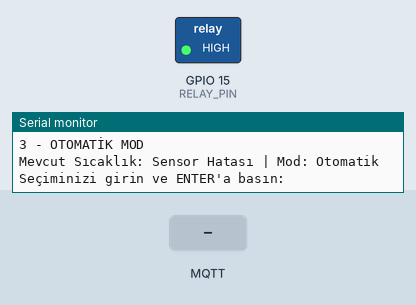
Recording of a sketch running on a simulated ESP32. Shown: switched loads named in the sketch (green lamp = pin HIGH), the last lines printed to the serial monitor. The inputs (shaded band) are chosen by the test bench. WiFi joins after 1.5 s; servers stay silent unless stated; no MQTT or app messages arrive unless stated.

Above: at 2.7 s.
2.8 s: MQTT message "1" arrives on the first subscribed topic
At 3.7 s:
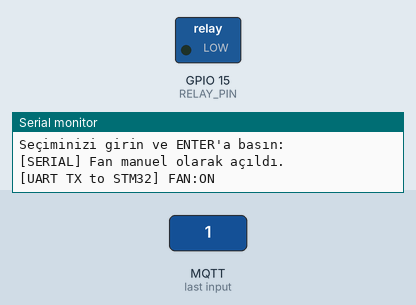
7.3 s: MQTT message "2" arrives on the first subscribed topic
At 8.5 s:
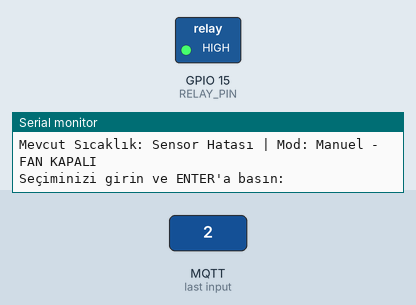
8.8 s: MQTT message "fan_on" arrives on the first subscribed topic
At 9.9 s:
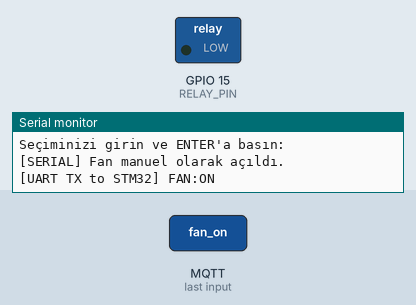
10.3 s: MQTT message "fan_off" arrives on the first subscribed topic
At 10.7 s:
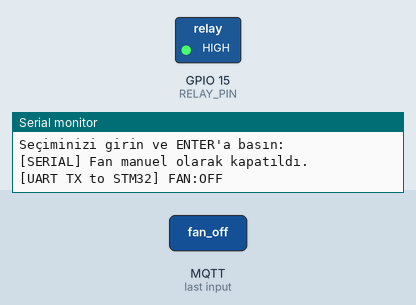
Timing chart, 0 to 12.8 s (numbered marks = the images above; inputs shaded):
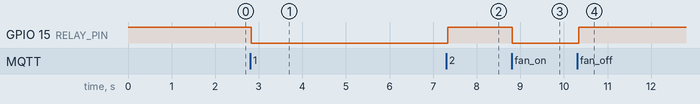

The sketch:

WebdenFanKontroluSTM.ino
```cpp
#include <WiFi.h>
#include <WiFiClientSecure.h>
#include <PubSubClient.h>

// --- Sabitler (Constants) ---
#define RELAY_PIN 15            // Fanın bağlı olduğu röle pini
#define TEMP_THRESHOLD 27.0     // Fanın otomatik olarak açılacağı sıcaklık eşiği

// WiFi Bilgileri
const char* ssid = "DenizUmut";
const char* password = "12345678";

// MQTT Bilgileri
const char* mqtt_server = "4b74b290196b43e5ac538a4b3b907de2.s1.eu.hivemq.cloud";
const int mqtt_port = 8883;
const char* mqtt_user = "esp32user";
const char* mqtt_password = "n12345678N";

// --- Global Değişkenler (Global Variables) ---
WiFiClientSecure secureClient;
PubSubClient client(secureClient);

bool manualControl = false;    // Manuel modda mı? (true: Manuel, false: Otomatik)
bool manualState = false;      // Manuel moddayken fanın durumu (true: Açık, false: Kapalı)
float currentTemperature = NAN; // STM32'den gelen anlık sıcaklık değeri

String lastFanStatusForSTM32 = ""; // STM32'ye en son gönderilen fan durumu

// --- Fonksiyon Tanımlamaları (Function Prototypes) ---
void connectWiFi();
void connectMQTT();
void mqttCallback(char* topic, byte* payload, unsigned int length);
void handleSerialCommand(String cmd);
void processTemperatureData(String &data);
void readTemperatureFromUART();
void printMenu();
void controlFan();
void sendFanStatusToSTM32(); // Yeni fonksiyon prototipi

// --- Setup Fonksiyonu (Setup Function) ---
void setup() {
  Serial.begin(115200);
  // ESP32'nin UART2 pinlerini STM32'nin UART2 pinlerine (PA2/PA3) bağlamayı unutmayın.
  // RX: GPIO16 (STM32 TX'ine bağlı olacak), TX: GPIO17 (STM32 RX'ine bağlı olacak)
  Serial2.begin(115200, SERIAL_8N1, 16, 17);

  pinMode(RELAY_PIN, OUTPUT);
  digitalWrite(RELAY_PIN, HIGH); // Başlangıçta fan kapalı (HIGH röleyi kapatıyorsa)

  connectWiFi();

  secureClient.setInsecure(); // Geliştirme için; üretimde sertifika kullanmayın!
  client.setServer(mqtt_server, mqtt_port);
  client.setCallback(mqttCallback);

  connectMQTT();

  Serial.println("=== Sistem Hazır ===");
  Serial.println("Komutlar: 1-FAN AÇ | 2-FAN KAPAT | 3-OTOMATİK");
}

// --- Loop Fonksiyonu (Loop Function) ---
unsigned long lastMenuTime = 0;
unsigned long lastPublish = 0; // Hem MQTT hem de STM32'ye veri göndermek için kullanılır

void loop() {
  if (!client.connected()) {
    connectMQTT();
  }
  client.loop();

  readTemperatureFromUART(); // STM32'den sıcaklık verisini okur (DS18B20'den)
  controlFan();              // Fanı kontrol eder (manuel veya otomatik)
  sendFanStatusToSTM32();    // STM32'ye fan durumunu gönderir

  // MQTT'ye sıcaklık gönder (her 1 saniyede bir)
  if (millis() - lastPublish > 1000) {
    lastPublish = millis();
    char tempStr[16];
    if (isnan(currentTemperature)) {
      strcpy(tempStr, "Sensor Error");
    } else {
      snprintf(tempStr, sizeof(tempStr), "%.2f", currentTemperature);
    }
    client.publish("fan/temperature", tempStr);
  }

  // Menüyü belirli aralıklarla yazdır
  if (millis() - lastMenuTime > 2000) {
    lastMenuTime = millis();
    printMenu();
  }

  // Seri porttan gelen komutları oku
  if (Serial.available()) {
    String command = Serial.readStringUntil('\n');
    handleSerialCommand(command);
  }

  delay(50); // Kısa bir gecikme
}

// --- Fonksiyon Uygulamaları (Function Implementations) ---

void connectWiFi() {
  Serial.print("[WiFi] Bağlanılıyor");
  WiFi.begin(ssid, password);
  while (WiFi.status() != WL_CONNECTED) {
    delay(500);
    Serial.print(".");
  }
  Serial.println("\n[WiFi] Bağlandı!");
}

void connectMQTT() {
  String clientId = "ESP32Client-" + String((uint32_t)ESP.getEfuseMac(), HEX);
  while (!client.connected()) {
    if (client.connect(clientId.c_str(), mqtt_user, mqtt_password)) {
      client.subscribe("fan/control");
      Serial.println("[MQTT] Bağlantı başarılı, 'fan/control' konusuna abone olundu.");
    } else {
      Serial.print("[MQTT] Bağlantı başarısız, rc=");
      Serial.print(client.state());
      Serial.println(", 5sn sonra tekrar denenecek.");
      delay(5000);
    }
  }
}

void mqttCallback(char* topic, byte* payload, unsigned int length) {
  String message;
  for (unsigned int i = 0; i < length; i++) {
    message += (char)payload[i];
  }
  if (String(topic) == "fan/control") {
    handleSerialCommand(message);
  }
}

void handleSerialCommand(String cmd) {
  cmd.trim();
  if (cmd == "1" || cmd == "fan_on") {
    manualControl = true;
    manualState = true;
    Serial.println("[SERIAL] Fan manuel olarak açıldı.");
    client.publish("fan/status", "manuel_on"); // MQTT'ye bildir
  } else if (cmd == "2" || cmd == "fan_off") {
    manualControl = true;
    manualState = false;
    Serial.println("[SERIAL] Fan manuel olarak kapatıldı.");
    client.publish("fan/status", "manuel_off"); // MQTT'ye bildir
  } else if (cmd == "3" || cmd == "auto") {
    manualControl = false;
    Serial.println("[SERIAL] Otomatik moda geçildi.");
    client.publish("fan/status", "auto_mode"); // MQTT'ye bildir
  } else {
    Serial.println("[SERIAL] Geçersiz komut!");
  }
}

void processTemperatureData(String &data) {
  data.trim();

  // UART'tan gelen ham veriyi görmek için (debug amaçlı)
  // Serial.printf("[UART RAW] '%s'\n", data.c_str());

  if (data.indexOf("ERROR") >= 0 || data.length() == 0) {
    currentTemperature = NAN;
    Serial.println("[UART] Hatalı sensör verisi alındı.");
    return;
  }

  long tempInt = data.toInt();
  if (tempInt == 0 && data != "0") { // 0 dışında bir değer 0'a dönüştüyse geçersizdir
    currentTemperature = NAN;
    Serial.println("[UART] Geçersiz sayı formatı.");
    return;
  }

  currentTemperature = tempInt / 100.0f;
  Serial.printf("[UART] Başarılı sıcaklık okuma: %.2f°C\n", currentTemperature);
}

void readTemperatureFromUART() {
  static String tempBuffer;

  while (Serial2.available()) {
    char c = Serial2.read();

    if (c == '\n') {
      processTemperatureData(tempBuffer);
      tempBuffer = ""; // Buffer'ı sıfırla
    } else if (c != '\r') { // CR karakterini (Windows için \r\n) yok say
      tempBuffer += c;
    }
  }
}

void printMenu() {
  Serial.println();
  Serial.println("=== MENU ===");
  Serial.println("1 - FAN AÇ");
  Serial.println("2 - FAN KAPAT");
  Serial.println("3 - OTOMATİK MOD");
  Serial.print("Mevcut Sıcaklık: ");
  if (isnan(currentTemperature)) {
    Serial.print("Sensor Hatası");
  } else {
    Serial.print(currentTemperature);
    Serial.print(" °C");
  }
  Serial.print(" | Mod: ");
  if (manualControl) {
    Serial.println(manualState ? "Manuel - FAN AÇIK" : "Manuel - FAN KAPALI");
  } else {
    Serial.println("Otomatik");
    // Otomatik moddayken fanın gerçek durumunu da göster
    if (!isnan(currentTemperature)) {
      if (currentTemperature >= TEMP_THRESHOLD) {
        Serial.println(" (FAN ŞU AN AÇIK)");
      } else {
        Serial.println(" (FAN ŞU AN KAPALI)");
      }
    }
  }
  Serial.println("Seçiminizi girin ve ENTER'a basın:");
}

void controlFan() {
  if (manualControl) {
    digitalWrite(RELAY_PIN, manualState ? LOW : HIGH); // Manuel kontrol
  } else {
    // Otomatik kontrol
    if (!isnan(currentTemperature) && currentTemperature >= TEMP_THRESHOLD) {
      digitalWrite(RELAY_PIN, LOW); // Fanı aç
    } else {
      digitalWrite(RELAY_PIN, HIGH); // Fanı kapat
    }
  }
}

void sendFanStatusToSTM32() {
  String currentFanStatusForSTM32;

  if (manualControl) {
    if (manualState) {
      currentFanStatusForSTM32 = "FAN:ON"; // Manuel açık
    } else {
      currentFanStatusForSTM32 = "FAN:OFF"; // Manuel kapalı
    }
  } else { // Otomatik kontrol
    if (!isnan(currentTemperature) && currentTemperature >= TEMP_THRESHOLD) {
      currentFanStatusForSTM32 = "FAN:AUTO_ON"; // Otomatik açık
    } else {
      currentFanStatusForSTM32 = "FAN:AUTO_OFF"; // Otomatik kapalı
    }
  }

  // Sadece durum değiştiğinde göndererek gereksiz tekrarları önle
  if (currentFanStatusForSTM32 != lastFanStatusForSTM32) {
    Serial2.print(currentFanStatusForSTM32);
    Serial2.print("\n"); // Yeni satır karakteri ile bitir
    Serial.printf("[UART TX to STM32] %s\n", currentFanStatusForSTM32.c_str());
    lastFanStatusForSTM32 = currentFanStatusForSTM32; // Son gönderilen durumu güncelle
  }
}
```

Measured:
- after the input at 2.8 s, GPIO 15 (RELAY_PIN): HIGH → LOW at once
- after the input at 7.3 s, GPIO 15 (RELAY_PIN): LOW → HIGH at once
- after the input at 8.8 s, GPIO 15 (RELAY_PIN): HIGH → LOW at once
- after the input at 10.3 s, GPIO 15 (RELAY_PIN): LOW → HIGH at once
